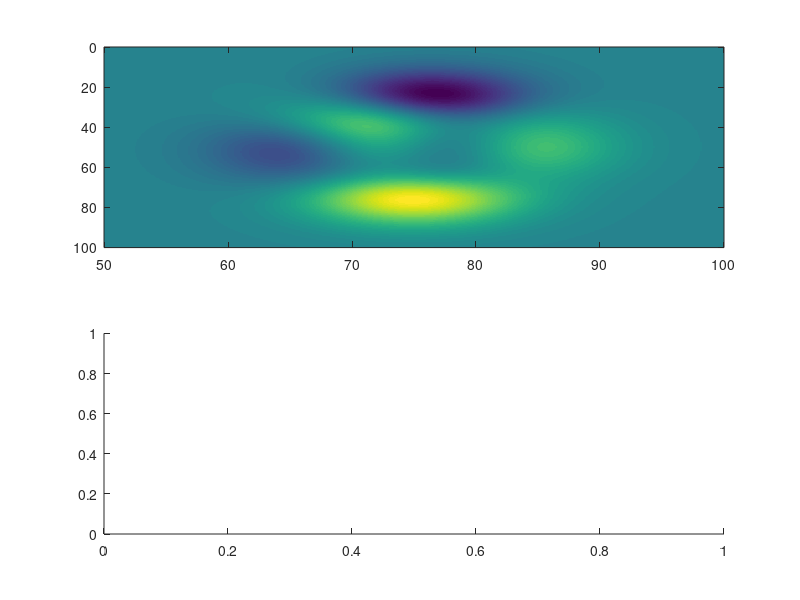

Write MATLAB code to recreate this figure. (Note: this script raises an error after producing the figure.)
function [h, fill_ax] = zoom_fill(ax_top, ax_bottom, top_range, bottom_range, varargin)
%ZOOM_FILL  Create a connecting zoom polygon between two axes using FILL
%
%   [h, fill_ax] = zoom_fill(ax_top, ax_bottom, top_range, bottom_range, ...)
%   creates a filled quadrilateral connecting the x-ranges of the two axes.
%   Optional name-value arguments are applied to the fill object using SET.
%
%   Output:
%       h: handle to the fill object
%       fill_ax: handle to the overlay axes
%
%   Example:
%     ax_top = subplot(211);
%     ax_bottom = subplot(212);
% 
%     imagesc(ax_top, linspace(50,100), linspace(0,100), peaks(500));
%     imagesc(ax_bottom, linspace(3000,4100), linspace(-53,84), membrane(10,499));
% 
%     top_range    = [75 85];  % example top range
%     bottom_range = [];       % entire bottom range
% 
%     [h, fill_ax] = zoom_fill(ax_top, ax_bottom, top_range, bottom_range, ...
%         'FaceColor','cyan','EdgeColor','blue');

if nargin == 0
    ax_top = subplot(211);
    ax_bottom = subplot(212);

    imagesc(ax_top, linspace(50,100), linspace(0,100), peaks(500));
    imagesc(ax_bottom, linspace(3000,4100), linspace(-53,84), membrane(10,499));

    top_range    = [75 85];  % example top range
    bottom_range = [];        % default bottom range

    [h, fill_ax] = zoom_fill(ax_top, ax_bottom, top_range, bottom_range, ...
        'FaceColor','cyan','EdgeColor','blue');
    return;
end

% Defaults
if nargin < 3 || isempty(top_range)
    top_range = ax_top.XLim;
end
if nargin < 4 || isempty(bottom_range)
    bottom_range = ax_bottom.XLim;
end

% Validate ranges
assert(all(top_range >= ax_top.XLim(1) & top_range <= ax_top.XLim(2)), ...
    'Top range exceeds axis limits');
assert(all(bottom_range >= ax_bottom.XLim(1) & bottom_range <= ax_bottom.XLim(2)), ...
    'Bottom range exceeds axis limits');

% Get normalized positions
set(gcf,'Units','normalized');
pos_top    = get(ax_top, 'Position');
pos_bottom = get(ax_bottom, 'Position');

left_edge   = min(pos_top(1), pos_bottom(1));
right_edge  = max(pos_top(1)+pos_top(3), pos_bottom(1)+pos_bottom(3));
bottom_edge = min(pos_top(2)+pos_top(4), pos_bottom(2)+pos_bottom(4));
top_edge    = max(pos_top(2), pos_bottom(2));

total_width  = right_edge - left_edge;
total_height = top_edge  - bottom_edge;

% Create overlay axes
fill_ax = axes('Position',[left_edge, bottom_edge, total_width, total_height]);
fill_ax.Color = 'none';
fill_ax.XLim  = [0 1];
fill_ax.YLim  = [0 1];

% Normalized coordinates
top_prop    = (top_range - ax_top.XLim(1)) / diff(ax_top.XLim);
bottom_prop = (bottom_range - ax_bottom.XLim(1)) / diff(ax_bottom.XLim);

x_fill = [top_prop, fliplr(bottom_prop)];
y_fill = [1 1 0 0];

% Make fill_ax current
axes(fill_ax);

% Always create fill with default face color and no edge
h = fill(x_fill, y_fill, [0.7 0.7 0.7], 'EdgeColor','none');

% Apply varargin options if provided
if ~isempty(varargin)
    set(h, varargin{:});
end

axis(fill_ax,'off');
uistack(fill_ax,'bottom');

% --- Update function
function update_fill(~,~)
    top_vals = top_range; bottom_vals = bottom_range;
    if isempty(top_vals), top_vals = ax_top.XLim; end
    if isempty(bottom_vals), bottom_vals = ax_bottom.XLim; end
    top_prop = (top_vals - ax_top.XLim(1)) / diff(ax_top.XLim);
    bottom_prop = (bottom_vals - ax_bottom.XLim(1)) / diff(ax_bottom.XLim);
    h.XData = [top_prop, fliplr(bottom_prop)];
    h.YData = [1 1 0 0];
end

% --- Listeners for any XLim change (scroll, zoom, pan, programmatic)
addlistener(ax_top,'XLim','PostSet',@update_fill);
addlistener(ax_bottom,'XLim','PostSet',@update_fill);

% --- Initial update
update_fill();
end
